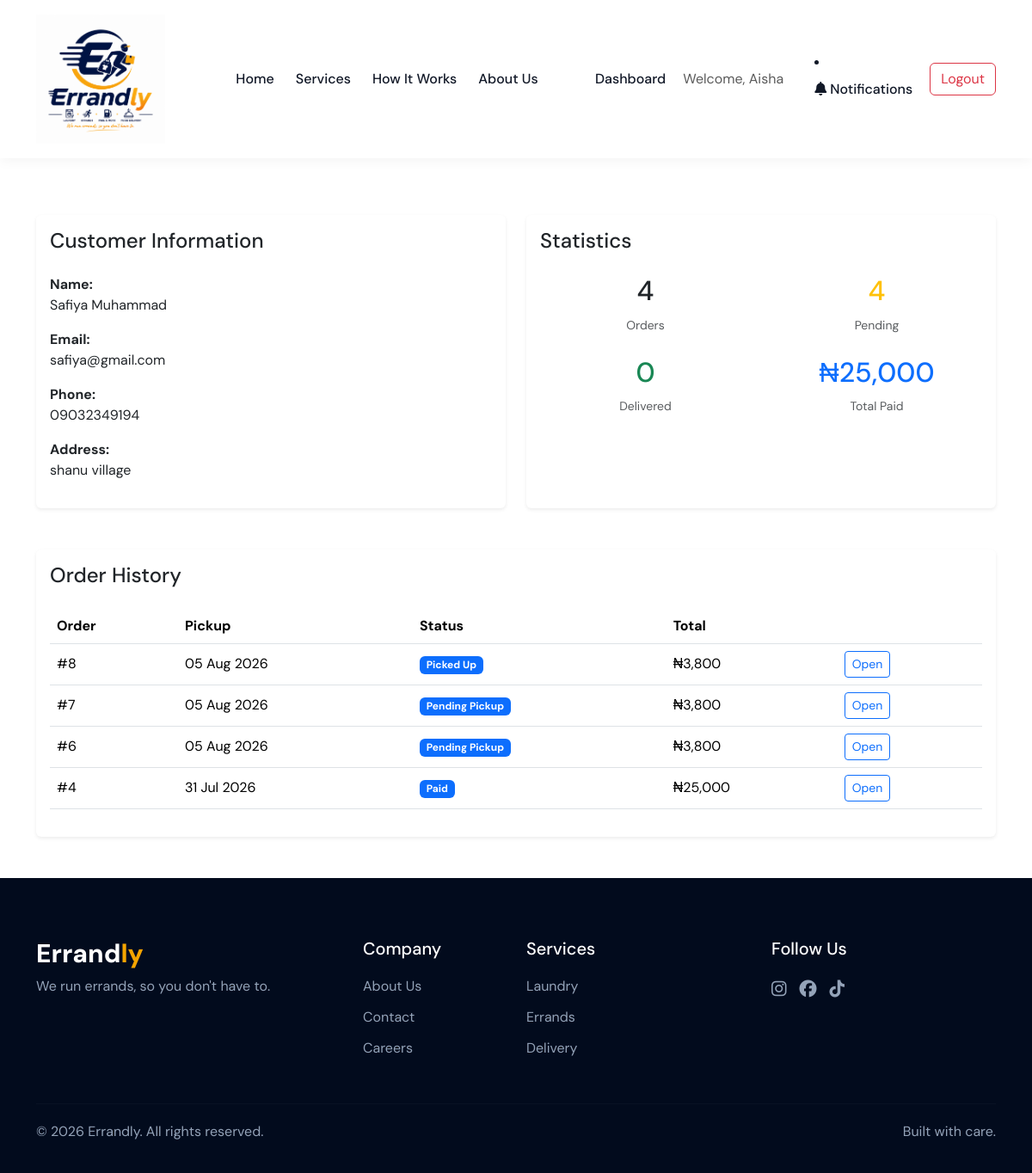
Screenshot of /admin/customer/3 (signed in) with the database file from the repository.
### models.py (models this page shows)
class User(UserMixin, db.Model):
    __tablename__ = "users"
    id = db.Column(
        db.Integer,
        primary_key=True
    )
    name = db.Column(
        db.String(100),
        nullable=False
    )
    email = db.Column(
        db.String(120),
        unique=True,
        nullable=False
    )
    phone = db.Column(
        db.String(20),
        nullable=False
    )
    address = db.Column(
        db.String(250),
        nullable=False
    )
    password = db.Column(
        db.String(250),
        nullable=False
    )
    role = db.Column(
        db.String(20),
        nullable=False,
        default="customer"
    )
    notifications = db.relationship(
    "Notification",
    back_populates="user",
    cascade="all, delete-orphan"
)

class LaundryOrder(db.Model):
    __tablename__ = "laundry_orders"
    id = db.Column(
        db.Integer,
        primary_key=True
    )
    user_id = db.Column(
        db.Integer,
        db.ForeignKey("users.id"),
        nullable=False
    )
    service_type = db.Column(
        db.String(30),
        nullable=False
    )
    pickup_date = db.Column(
        db.Date,
        nullable=False
    )
    delivery_date = db.Column(
        db.Date,
        nullable=False
    )
    submitted_total = db.Column(
        db.Integer,
        nullable=False,
        default=0
    )
    verified_total = db.Column(
        db.Integer,
        nullable=False,
        default=0
    )
    payment_status = db.Column(
        db.String(20),
        nullable=False,
        default="UNPAID"
    )
    order_status = db.Column(
        db.String(40),
        nullable=False,
        default=ORDER_STATUS[0]
    )
    manager_note = db.Column(
        db.Text
    )
    customer_approved = db.Column(
        db.Boolean,
        default=False
    )
    created_at = db.Column(
        db.DateTime,
        nullable=False,
        default=datetime.utcnow
    )
    user = db.relationship(
        "User",
        backref=db.backref(
            "laundry_orders",
            lazy=True
        )
    )

### app.py (the view)
@app.route("/admin/customer/<int:user_id>")
@admin_required
def admin_customer_details(user_id):
    customer = db.get_or_404(User, user_id)
    orders = db.session.execute(
        db.select(LaundryOrder)
        .where(LaundryOrder.user_id == customer.id)
        .order_by(LaundryOrder.created_at.desc())
    ).scalars().all()
    total_orders = len(orders)
    completed_orders = sum(
        1 for order in orders
        if order.order_status == "Delivered"
    )
    pending_orders = sum(
        1 for order in orders
        if order.order_status != "Delivered"
    )
    total_spent = sum(
        order.submitted_total
        for order in orders
        if order.payment_status == "PAID"
    )
    return render_template(
        "admin/customer_details.html",
        customer=customer,
        orders=orders,
        total_orders=total_orders,
        completed_orders=completed_orders,
        pending_orders=pending_orders,
        total_spent=total_spent
    )

### app.py (called while the page is built)
@app.context_processor
def inject_notification_count():
    unread_count = 0
    if current_user.is_authenticated:
        unread_count = (
            Notification.query
            .filter_by(
                user_id=current_user.id,
                is_read=False
            )
            .count()
        )
    return dict(
        unread_notifications=unread_count
    )

@login_manager.user_loader
def load_user(user_id):
    return db.get_or_404(User, int(user_id))

def admin_required(f):
    @wraps(f)
    def wrapped_view(*args, **kwargs):
        if not current_user.is_authenticated:
            flash(
                "Please log in to access the admin area.",
                "warning"
            )
            return redirect(url_for("login"))
        if current_user.role != "admin":
            flash(
                "You do not have permission to access this page.",
                "danger"
            )
            return redirect(url_for("dashboard"))
        return f(*args, **kwargs)
    return wrapped_view

### templates/admin/customer_details.html (shortened to what this page needs)
{% extends "base.html" %}
{% block content %}
<div class="container py-5 mt-5">
    <div class="d-flex justify-content-between align-items-center mb-5">
        <div>
            <small class="text-muted">
            </small>
            <h2 class="mb-1">
            </h2>
            <p class="text-muted">
            </p>
        </div>
        <a href="{{ url_for('admin_customers') }}"
           class="btn btn-outline-secondary">
        </a>
    </div>
    <div class="row g-4 mb-5">
    <div class="col-lg-6">
        <div class="card shadow-sm border-0 h-100">
            <div class="card-body">
                <h4 class="mb-4">
                    Customer Information
                </h4>
                <p>
                    <strong>Name:</strong><br>
                    {{ customer.name }}
                </p>
                <p>
                    <strong>Email:</strong><br>
                    {{ customer.email }}
                </p>
                <p>
                    <strong>Phone:</strong><br>
                    {{ customer.phone }}
                </p>
                <p>
                    <strong>Address:</strong><br>
                    {{ customer.address }}
                </p>
            </div>
        </div>
    </div>
    <div class="col-lg-6">
    <div class="card shadow-sm border-0 h-100">
        <div class="card-body">
            <h4 class="mb-4">
                Statistics
            </h4>
            <div class="row text-center">
                <div class="col-6 mb-4">
                    <h2>
                        {{ total_orders }}
                    </h2>
                    <small class="text-muted">
                        Orders
                    </small>
                </div>
                <div class="col-6 mb-4">
                    <h2 class="text-warning">
                        {{ pending_orders }}
                    </h2>
                    <small class="text-muted">
                        Pending
                    </small>
                </div>
                <div class="col-6">
                    <h2 class="text-success">
                        {{ completed_orders }}
                    </h2>
                    <small class="text-muted">
                        Delivered
                    </small>
                </div>
                <div class="col-6">
                    <h2 class="text-primary">
                        ₦{{ "{:,.0f}".format(total_spent) }}
                    </h2>
                    <small class="text-muted">
                        Total Paid
                    </small>
                </div>
            </div>
        </div>
    </div>
</div>
</div>
<div class="card shadow-sm border-0">
    <div class="card-body">
        <h4 class="mb-4">
            Order History
        </h4>
        {% if orders %}
        <div class="table-responsive">
            <table class="table align-middle">
                <thead>
                    <tr>
                        <th>Order</th>
                        <th>Pickup</th>
                        <th>Status</th>
                        <th>Total</th>
                        <th></th>
                    </tr>
                </thead>
                <tbody>
                {% for order in orders %}
                    <tr>
                        <td>
                            #{{ order.id }}
                        </td>
                        <td>
                            {{ order.pickup_date.strftime("%d %b %Y") }}
                        </td>
                        <td>
                            <span class="badge bg-primary">
                                {{ order.order_status }}
                            </span>
                        </td>
                        <td>
                            ₦{{ "{:,.0f}".format(order.submitted_total) }}
                        </td>
                        <td>
                            <a href="{{ url_for('admin_order_details',
                                                order_id=order.id) }}"
                               class="btn btn-sm btn-outline-primary">
                                Open
                            </a>
                        </td>
                    </tr>
                {% endfor %}
                </tbody>
            </table>
        </div>
        {% else %}
        <div class="alert alert-light mb-0">
            This customer has not placed any orders yet.
        </div>
        {% endif %}
    </div>
</div>
</div>
{% endblock %}

### templates/base.html (shortened to what this page needs)
<!DOCTYPE html>
<html lang="en">
<head>
    <link href="https://cdn.jsdelivr.net/npm/bootstrap@5.3.3/dist/css/bootstrap.min.css"
        rel="stylesheet">
    <link rel="stylesheet"
        href="https://cdnjs.cloudflare.com/ajax/libs/font-awesome/6.5.2/css/all.min.css">
    <link rel="stylesheet"
        href="{{ url_for('static', filename='css/style.css') }}">
</head>
<body>
    <nav class="navbar navbar-expand-lg fixed-top">
        <div class="container">
            <a class="navbar-brand" href="{{ url_for('home') }}">
                <img src="{{ url_for('static', filename='images/errandly-logo.png') }}"
                     alt="Errandly Logo">
            </a>
            <div class="collapse navbar-collapse" id="mainNavbar">
                <ul class="navbar-nav mx-auto">
                    <li class="nav-item">
                        <a class="nav-link" href="#home">Home</a>
                    </li>
                    <li class="nav-item">
                        <a class="nav-link" href="#services">Services</a>
                    </li>
                    <li class="nav-item">
                        <a class="nav-link" href="#how-it-works">
                            How It Works
                        </a>
                    </li>
                    <li class="nav-item">
                        <a class="nav-link" href="#about">
                            About Us
                        </a>
                    </li>
                </ul>
                <div class="nav-actions">
                   {% if current_user.is_authenticated %}
                        <a href="{{ url_for('dashboard') }}"
                            class="nav-link">
                                Dashboard
                        </a>
                        <span class="navbar-text me-3">
                            Welcome, {{ current_user.name }}
                        </span>
                        <li class="nav-item">
                            <a
                                class="nav-link position-relative"
                                href="{{ url_for('notifications') }}"
                            >
                                <i class="fas fa-bell"></i>
                                Notifications
                            </a>
                        </li>
                        <a href="{{ url_for('logout') }}"
                        class="btn btn-outline-danger">
                            Logout
                        </a>
                    {% endif %}
                </div>
            </div>
        </div>
    </nav>
    {% block content %}
    {% endblock %}
    <footer class="footer">
        <div class="container">
            <div class="row gy-4">
                <div class="col-lg-4">
                    <h3 class="footer-logo">
                        Errand<span>ly</span>
                    </h3>
                    <p>
                        We run errands, so you don't have to.
                    </p>
                </div>
                <div class="col-lg-2 col-md-4">
                    <h5>Company</h5>
                    <a href="#about">About Us</a>
                    <a href="#">Contact</a>
                    <a href="#">Careers</a>
                </div>
                <div class="col-lg-3 col-md-4">
                    <h5>Services</h5>
                    <a href="#services">Laundry</a>
                    <a href="#services">Errands</a>
                    <a href="#services">Delivery</a>
                </div>
                <div class="col-lg-3 col-md-4">
                    <h5>Follow Us</h5>
                    <div class="social-links">
                        <a href="#">
                            <i class="fab fa-instagram"></i>
                        </a>
                        <a href="#">
                            <i class="fab fa-facebook"></i>
                        </a>
                        <a href="#">
                            <i class="fab fa-tiktok"></i>
                        </a>
                    </div>
                </div>
            </div>
            <hr>
            <div class="footer-bottom">
                <p>
                    © 2026 Errandly. All rights reserved.
                </p>
                <p>
                    Built with care.
                </p>
            </div>
        </div>
    </footer>
</body>
</html>

### static/css/style.css (style rules this page uses)
:root { --primary-color: #071d49; --secondary-color: #f5a400; --dark-color: #111827; --light-color: #f8fafc; --white: #ffffff; }
* { margin: 0; padding: 0; box-sizing: border-box; }
body { font-family: 'DM Sans', sans-serif; color: var(--dark-color); background-color: var(--white); }
.navbar { background-color: var(--white); padding: 12px 0; box-shadow: 0 2px 15px rgba(0, 0, 0, 0.05); transition: all 0.3s ease; }
.navbar-brand { display: flex; align-items: center; }
.navbar-brand img { width: 150px; height: auto; display: block; }
.navbar-nav { gap: 25px; }
.nav-link { color: var(--dark-color); font-weight: 500; padding: 8px 0 !important; position: relative; transition: 0.3s ease; }
.nav-link::after { content: ""; position: absolute; width: 0; height: 2px; background-color: var(--secondary-color); left: 0; bottom: 0; transition: width 0.3s ease; }
.nav-actions { display: flex; align-items: center; gap: 20px; }
.footer { padding: 70px 0 20px; background-color: #020b1d; color: var(--white); }
.footer-logo { font-size: 30px; font-weight: 800; }
.footer-logo span { color: var(--secondary-color); }
.footer p { color: #94a3b8; }
.footer h5 { margin-bottom: 20px; }
.footer a { display: block; color: #94a3b8; text-decoration: none; margin-bottom: 12px; }
.social-links { display: flex; gap: 15px; }
.social-links a { font-size: 20px; }
.footer hr { border-color: #1e293b; margin: 40px 0 20px; }
.footer-bottom { display: flex; justify-content: space-between; }

### rows the page displays
User: name "Aisha"
User: name "Safiya Muhammad", email "safiya@gmail.com", phone "09032349194", address "shanu village"
LaundryOrder: id "8", pickup_date "05 Aug 2026", order_status "Picked Up", submitted_total "3,800"
LaundryOrder: id "7", pickup_date "05 Aug 2026", order_status "Pending Pickup", submitted_total "3,800"
LaundryOrder: id "6", pickup_date "05 Aug 2026", order_status "Pending Pickup", submitted_total "3,800"
LaundryOrder: id "4", pickup_date "31 Jul 2026", order_status "Paid", submitted_total "25,000"

### other values shown
{{ total_orders }} "4"
{{ pending_orders }} "4"
{{ completed_orders }} "0"
{{ "{:,.0f}".format(total_spent) }} "25,000"
